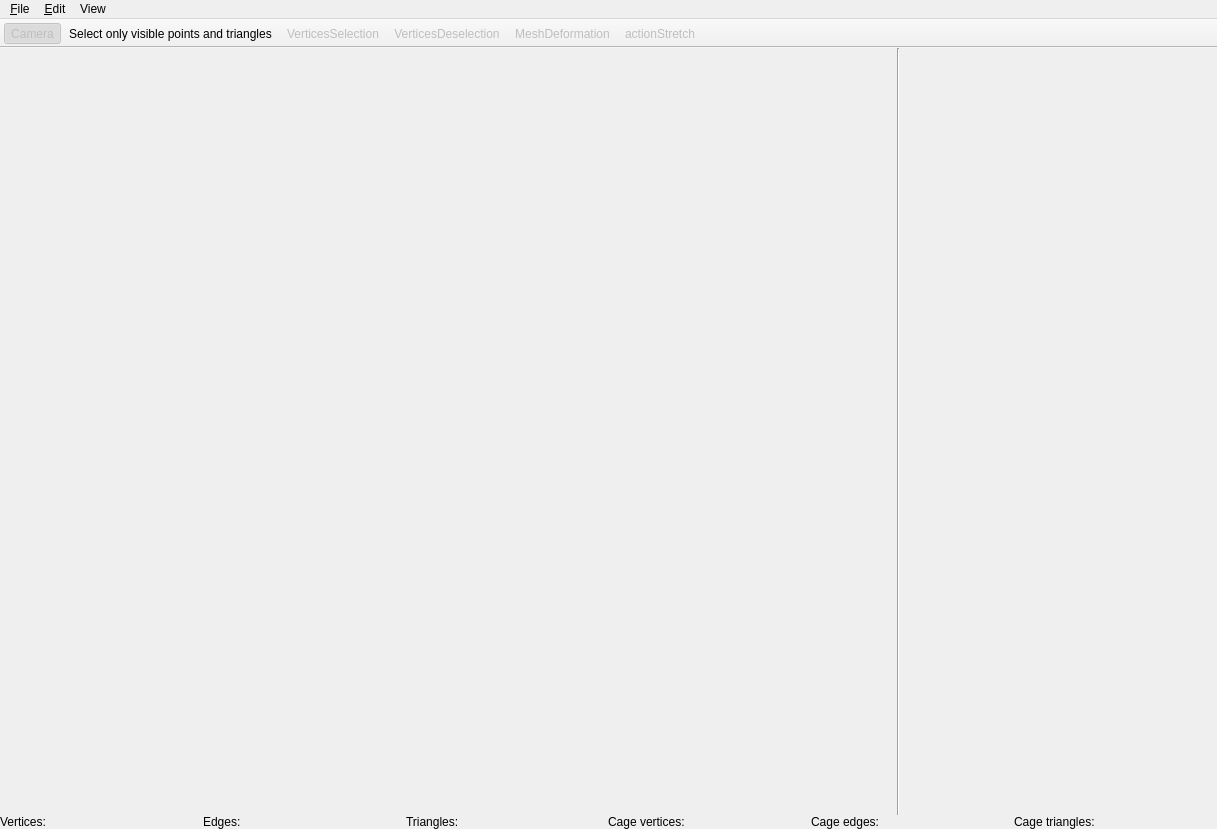
<?xml version="1.0" encoding="UTF-8"?>
<ui version="4.0">
 <class>MainWindow</class>
 <widget class="QMainWindow" name="MainWindow">
  <property name="enabled">
   <bool>true</bool>
  </property>
  <property name="geometry">
   <rect>
    <x>0</x>
    <y>0</y>
    <width>1217</width>
    <height>829</height>
   </rect>
  </property>
  <property name="minimumSize">
   <size>
    <width>1217</width>
    <height>829</height>
   </size>
  </property>
  <property name="windowTitle">
   <string>MainWindow</string>
  </property>
  <widget class="QWidget" name="centralWidget">
   <property name="sizePolicy">
    <sizepolicy hsizetype="Preferred" vsizetype="Preferred">
     <horstretch>0</horstretch>
     <verstretch>0</verstretch>
    </sizepolicy>
   </property>
   <layout class="QVBoxLayout" name="verticalLayout_2">
    <property name="spacing">
     <number>0</number>
    </property>
    <property name="leftMargin">
     <number>0</number>
    </property>
    <property name="topMargin">
     <number>0</number>
    </property>
    <property name="rightMargin">
     <number>0</number>
    </property>
    <property name="bottomMargin">
     <number>0</number>
    </property>
    <item>
     <layout class="QVBoxLayout" name="verticalLayout">
      <property name="spacing">
       <number>0</number>
      </property>
      <property name="sizeConstraint">
       <enum>QLayout::SetNoConstraint</enum>
      </property>
      <item>
       <layout class="QHBoxLayout" name="horizontalLayout">
        <property name="spacing">
         <number>0</number>
        </property>
        <property name="sizeConstraint">
         <enum>QLayout::SetNoConstraint</enum>
        </property>
        <item>
         <widget class="QVTKWidget" name="qvtkWidget" native="true">
          <property name="sizePolicy">
           <sizepolicy hsizetype="Expanding" vsizetype="Expanding">
            <horstretch>0</horstretch>
            <verstretch>0</verstretch>
           </sizepolicy>
          </property>
          <property name="minimumSize">
           <size>
            <width>860</width>
            <height>720</height>
           </size>
          </property>
          <property name="baseSize">
           <size>
            <width>0</width>
            <height>720</height>
           </size>
          </property>
         </widget>
        </item>
        <item>
         <widget class="Line" name="line">
          <property name="orientation">
           <enum>Qt::Vertical</enum>
          </property>
         </widget>
        </item>
        <item>
         <layout class="QVBoxLayout" name="verticalLayout_3" stretch="0">
          <property name="spacing">
           <number>0</number>
          </property>
          <item>
           <widget class="QWidget" name="genericPalette" native="true">
            <property name="enabled">
             <bool>true</bool>
            </property>
            <property name="sizePolicy">
             <sizepolicy hsizetype="Fixed" vsizetype="Expanding">
              <horstretch>0</horstretch>
              <verstretch>1</verstretch>
             </sizepolicy>
            </property>
            <property name="minimumSize">
             <size>
              <width>317</width>
              <height>720</height>
             </size>
            </property>
            <property name="maximumSize">
             <size>
              <width>300</width>
              <height>16777215</height>
             </size>
            </property>
           </widget>
          </item>
         </layout>
        </item>
       </layout>
      </item>
      <item>
       <layout class="QHBoxLayout" name="horizontalLayout_3">
        <property name="spacing">
         <number>0</number>
        </property>
        <property name="sizeConstraint">
         <enum>QLayout::SetNoConstraint</enum>
        </property>
        <item>
         <widget class="QLabel" name="verticesLabel">
          <property name="sizePolicy">
           <sizepolicy hsizetype="Preferred" vsizetype="Preferred">
            <horstretch>0</horstretch>
            <verstretch>0</verstretch>
           </sizepolicy>
          </property>
          <property name="maximumSize">
           <size>
            <width>16777215</width>
            <height>20</height>
           </size>
          </property>
          <property name="baseSize">
           <size>
            <width>0</width>
            <height>20</height>
           </size>
          </property>
          <property name="text">
           <string>Vertices:</string>
          </property>
         </widget>
        </item>
        <item>
         <widget class="QLabel" name="edgesLabel">
          <property name="sizePolicy">
           <sizepolicy hsizetype="Preferred" vsizetype="Preferred">
            <horstretch>0</horstretch>
            <verstretch>0</verstretch>
           </sizepolicy>
          </property>
          <property name="maximumSize">
           <size>
            <width>16777215</width>
            <height>20</height>
           </size>
          </property>
          <property name="baseSize">
           <size>
            <width>0</width>
            <height>20</height>
           </size>
          </property>
          <property name="text">
           <string>Edges:</string>
          </property>
         </widget>
        </item>
        <item>
         <widget class="QLabel" name="trianglesLabel">
          <property name="sizePolicy">
           <sizepolicy hsizetype="Preferred" vsizetype="Preferred">
            <horstretch>0</horstretch>
            <verstretch>0</verstretch>
           </sizepolicy>
          </property>
          <property name="maximumSize">
           <size>
            <width>16777215</width>
            <height>20</height>
           </size>
          </property>
          <property name="baseSize">
           <size>
            <width>0</width>
            <height>20</height>
           </size>
          </property>
          <property name="text">
           <string>Triangles:</string>
          </property>
         </widget>
        </item>
        <item>
         <widget class="QLabel" name="cageVerticesLabel">
          <property name="sizePolicy">
           <sizepolicy hsizetype="Preferred" vsizetype="Preferred">
            <horstretch>0</horstretch>
            <verstretch>0</verstretch>
           </sizepolicy>
          </property>
          <property name="maximumSize">
           <size>
            <width>16777215</width>
            <height>20</height>
           </size>
          </property>
          <property name="baseSize">
           <size>
            <width>0</width>
            <height>20</height>
           </size>
          </property>
          <property name="text">
           <string>Cage vertices:</string>
          </property>
         </widget>
        </item>
        <item>
         <widget class="QLabel" name="cageEdgesLabel">
          <property name="sizePolicy">
           <sizepolicy hsizetype="Preferred" vsizetype="Preferred">
            <horstretch>0</horstretch>
            <verstretch>0</verstretch>
           </sizepolicy>
          </property>
          <property name="maximumSize">
           <size>
            <width>16777215</width>
            <height>20</height>
           </size>
          </property>
          <property name="baseSize">
           <size>
            <width>0</width>
            <height>20</height>
           </size>
          </property>
          <property name="text">
           <string>Cage edges:</string>
          </property>
         </widget>
        </item>
        <item>
         <widget class="QLabel" name="cageTrianglesLabel">
          <property name="sizePolicy">
           <sizepolicy hsizetype="Preferred" vsizetype="Preferred">
            <horstretch>0</horstretch>
            <verstretch>0</verstretch>
           </sizepolicy>
          </property>
          <property name="maximumSize">
           <size>
            <width>16777215</width>
            <height>20</height>
           </size>
          </property>
          <property name="baseSize">
           <size>
            <width>0</width>
            <height>20</height>
           </size>
          </property>
          <property name="text">
           <string>Cage triangles:</string>
          </property>
         </widget>
        </item>
       </layout>
      </item>
     </layout>
    </item>
   </layout>
  </widget>
  <widget class="QToolBar" name="mainToolBar">
   <property name="enabled">
    <bool>true</bool>
   </property>
   <property name="movable">
    <bool>false</bool>
   </property>
   <property name="iconSize">
    <size>
     <width>30</width>
     <height>30</height>
    </size>
   </property>
   <property name="floatable">
    <bool>false</bool>
   </property>
   <attribute name="toolBarArea">
    <enum>TopToolBarArea</enum>
   </attribute>
   <attribute name="toolBarBreak">
    <bool>false</bool>
   </attribute>
   <addaction name="actionCamera"/>
   <addaction name="actionVisible"/>
   <addaction name="actionVerticesSelection"/>
   <addaction name="actionVerticesDeselection"/>
   <addaction name="actionMeshDeformation"/>
   <addaction name="actionStretch"/>
  </widget>
  <widget class="QMenuBar" name="menuBar">
   <property name="geometry">
    <rect>
     <x>0</x>
     <y>0</y>
     <width>1217</width>
     <height>22</height>
    </rect>
   </property>
   <widget class="QMenu" name="menuFile">
    <property name="title">
     <string>&amp;File</string>
    </property>
    <widget class="QMenu" name="menuOpen">
     <property name="title">
      <string>Open</string>
     </property>
     <property name="icon">
      <iconset resource="../Icons/icons.qrc">
       <normaloff>:/Icons/open.png</normaloff>:/Icons/open.png</iconset>
     </property>
     <addaction name="actionOpenMesh"/>
     <addaction name="actionOpenCage"/>
     <addaction name="actionOpenBC"/>
     <addaction name="actionOpenConstraints"/>
     <addaction name="actionOpenFragment"/>
    </widget>
    <widget class="QMenu" name="menuSave">
     <property name="title">
      <string>Save</string>
     </property>
     <property name="icon">
      <iconset resource="../Icons/icons.qrc">
       <normaloff>:/Icons/filesave.png</normaloff>:/Icons/filesave.png</iconset>
     </property>
     <addaction name="actionSaveMesh"/>
     <addaction name="actionSaveCage"/>
     <addaction name="actionSaveBC"/>
     <addaction name="actionSaveConstraints"/>
    </widget>
    <widget class="QMenu" name="menuClear">
     <property name="title">
      <string>Clear</string>
     </property>
     <property name="icon">
      <iconset resource="../Icons/icons.qrc">
       <normaloff>:/Icons/clear.png</normaloff>:/Icons/clear.png</iconset>
     </property>
     <addaction name="actionClearAll"/>
     <addaction name="actionClearMesh"/>
     <addaction name="actionClearCage"/>
     <addaction name="actionConstraints"/>
     <addaction name="actionClearCamera"/>
    </widget>
    <addaction name="separator"/>
    <addaction name="separator"/>
    <addaction name="menuOpen"/>
    <addaction name="menuSave"/>
    <addaction name="separator"/>
    <addaction name="menuClear"/>
    <addaction name="separator"/>
    <addaction name="actionClose"/>
   </widget>
   <widget class="QMenu" name="menuEdit">
    <property name="title">
     <string>&amp;Edit</string>
    </property>
    <widget class="QMenu" name="menuChoose_BC">
     <property name="title">
      <string>Choose BC</string>
     </property>
     <addaction name="actionMean"/>
     <addaction name="actionGreen"/>
    </widget>
    <addaction name="actionUndo"/>
    <addaction name="actionRedo"/>
    <addaction name="separator"/>
    <addaction name="actionComputeCoords"/>
    <addaction name="actionGenerate"/>
    <addaction name="actionCheckConstraints"/>
    <addaction name="menuChoose_BC"/>
   </widget>
   <widget class="QMenu" name="menuView">
    <property name="title">
     <string>View</string>
    </property>
    <widget class="QMenu" name="menuMesh">
     <property name="title">
      <string>Mesh</string>
     </property>
     <addaction name="actionShowMesh"/>
     <addaction name="actionShowMeshSurface"/>
     <addaction name="actionShowMeshWireframe"/>
     <addaction name="actionShowMeshPoints"/>
     <addaction name="actionShowMeshAnnotations"/>
     <addaction name="actionMeshColor"/>
    </widget>
    <widget class="QMenu" name="menuCage">
     <property name="title">
      <string>Cage</string>
     </property>
     <addaction name="actionShowCage"/>
     <addaction name="actionShowCageSurface"/>
     <addaction name="actionCageColor"/>
     <addaction name="actionShowCageWireframe"/>
     <addaction name="actionShowCagePoints"/>
    </widget>
    <addaction name="separator"/>
    <addaction name="menuMesh"/>
    <addaction name="menuCage"/>
    <addaction name="separator"/>
    <addaction name="separator"/>
    <addaction name="separator"/>
    <addaction name="actionLayerDialog"/>
   </widget>
   <addaction name="menuFile"/>
   <addaction name="menuEdit"/>
   <addaction name="menuView"/>
  </widget>
  <action name="actionVerticesSelection">
   <property name="checkable">
    <bool>true</bool>
   </property>
   <property name="enabled">
    <bool>false</bool>
   </property>
   <property name="icon">
    <iconset resource="../Icons/icons.qrc">
     <normaloff>:/Icons/verticesSelection.png</normaloff>:/Icons/verticesSelection.png</iconset>
   </property>
   <property name="text">
    <string>VerticesSelection</string>
   </property>
   <property name="toolTip">
    <string>Vertices selection</string>
   </property>
   <property name="shortcut">
    <string>Shift+S</string>
   </property>
  </action>
  <action name="actionVerticesDeselection">
   <property name="checkable">
    <bool>true</bool>
   </property>
   <property name="enabled">
    <bool>false</bool>
   </property>
   <property name="icon">
    <iconset resource="../Icons/icons.qrc">
     <normaloff>:/Icons/verticesDeselection.png</normaloff>:/Icons/verticesDeselection.png</iconset>
   </property>
   <property name="text">
    <string>VerticesDeselection</string>
   </property>
   <property name="toolTip">
    <string>Vertices deselection</string>
   </property>
   <property name="shortcut">
    <string>Shift+E</string>
   </property>
  </action>
  <action name="actionMeshDeformation">
   <property name="checkable">
    <bool>true</bool>
   </property>
   <property name="enabled">
    <bool>false</bool>
   </property>
   <property name="icon">
    <iconset resource="../Icons/icons.qrc">
     <normaloff>:/Icons/verticesDeformation.png</normaloff>:/Icons/verticesDeformation.png</iconset>
   </property>
   <property name="text">
    <string>MeshDeformation</string>
   </property>
   <property name="toolTip">
    <string>Mesh deformation</string>
   </property>
   <property name="shortcut">
    <string>Shift+D</string>
   </property>
  </action>
  <action name="actionCamera">
   <property name="checkable">
    <bool>true</bool>
   </property>
   <property name="checked">
    <bool>true</bool>
   </property>
   <property name="enabled">
    <bool>false</bool>
   </property>
   <property name="icon">
    <iconset resource="../Icons/icons.qrc">
     <normaloff>:/Icons/camera.png</normaloff>:/Icons/camera.png</iconset>
   </property>
   <property name="text">
    <string>Camera</string>
   </property>
   <property name="toolTip">
    <string>Change the visualization to the only camera (no selection nor deformations)</string>
   </property>
   <property name="shortcut">
    <string>Shift+C</string>
   </property>
  </action>
  <action name="actionVisible">
   <property name="checkable">
    <bool>true</bool>
   </property>
   <property name="icon">
    <iconset resource="../Icons/icons.qrc">
     <normaloff>:/Icons/visible_icon.png</normaloff>:/Icons/visible_icon.png</iconset>
   </property>
   <property name="text">
    <string>Select only visible points and triangles</string>
   </property>
   <property name="toolTip">
    <string>Select only visible points and triangles</string>
   </property>
   <property name="shortcut">
    <string>Shift+V</string>
   </property>
  </action>
  <action name="actionDelete">
   <property name="checkable">
    <bool>true</bool>
   </property>
   <property name="enabled">
    <bool>false</bool>
   </property>
   <property name="icon">
    <iconset resource="../Icons/icons.qrc">
     <normaloff>:/Icons/Eraser-icon.png</normaloff>:/Icons/Eraser-icon.png</iconset>
   </property>
   <property name="text">
    <string>Unselect previous selected triangles</string>
   </property>
   <property name="toolTip">
    <string>Unselect previous selected triangles</string>
   </property>
  </action>
  <action name="actionRectSelection">
   <property name="checkable">
    <bool>true</bool>
   </property>
   <property name="checked">
    <bool>true</bool>
   </property>
   <property name="enabled">
    <bool>false</bool>
   </property>
   <property name="icon">
    <iconset resource="../Icons/icons.qrc">
     <normaloff>:/Icons/triangle_rect.png</normaloff>:/Icons/triangle_rect.png</iconset>
   </property>
   <property name="text">
    <string>Select triangles on a rectangle area</string>
   </property>
   <property name="toolTip">
    <string>Select triangles on a rectangle area</string>
   </property>
  </action>
  <action name="actionLassoSelection">
   <property name="checkable">
    <bool>true</bool>
   </property>
   <property name="enabled">
    <bool>false</bool>
   </property>
   <property name="icon">
    <iconset resource="../Icons/icons.qrc">
     <normaloff>:/Icons/select_lasso.png</normaloff>:/Icons/select_lasso.png</iconset>
   </property>
   <property name="text">
    <string>Select triangles on a lasso-selected area</string>
   </property>
   <property name="toolTip">
    <string>Select triangles on a lasso-selected area</string>
   </property>
  </action>
  <action name="actionBrushSelection">
   <property name="checkable">
    <bool>true</bool>
   </property>
   <property name="enabled">
    <bool>false</bool>
   </property>
   <property name="icon">
    <iconset resource="../Icons/icons.qrc">
     <normaloff>:/Icons/lineSelector.png</normaloff>:/Icons/lineSelector.png</iconset>
   </property>
   <property name="text">
    <string>Select triangles usin a brush stroke</string>
   </property>
   <property name="toolTip">
    <string>Select triangles usin a brush stroke</string>
   </property>
  </action>
  <action name="actionColor">
   <property name="icon">
    <iconset resource="../Icons/icons.qrc">
     <normaloff>:/Icons/color.png</normaloff>:/Icons/color.png</iconset>
   </property>
   <property name="text">
    <string>Select model and cage color</string>
   </property>
   <property name="toolTip">
    <string>Select model and cage color</string>
   </property>
  </action>
  <action name="actionAnnotation">
   <property name="enabled">
    <bool>false</bool>
   </property>
   <property name="icon">
    <iconset resource="../Icons/icons.qrc">
     <normaloff>:/Icons/tag-icon.png</normaloff>:/Icons/tag-icon.png</iconset>
   </property>
   <property name="text">
    <string>Annotate a set of selected triangles</string>
   </property>
   <property name="toolTip">
    <string>Annotate a set of selected triangles</string>
   </property>
  </action>
  <action name="actionSaveAnnotations">
   <property name="text">
    <string>Annotations</string>
   </property>
  </action>
  <action name="actionSaveBC">
   <property name="text">
    <string>BC</string>
   </property>
  </action>
  <action name="actionSaveCage">
   <property name="text">
    <string>Cage</string>
   </property>
  </action>
  <action name="actionSaveMesh">
   <property name="text">
    <string>Mesh</string>
   </property>
  </action>
  <action name="actionOpenAnnotations">
   <property name="text">
    <string>Annotations</string>
   </property>
  </action>
  <action name="actionOpenCage">
   <property name="text">
    <string>Cage</string>
   </property>
  </action>
  <action name="actionOpenMesh">
   <property name="text">
    <string>Template</string>
   </property>
  </action>
  <action name="actionAnnotate">
   <property name="icon">
    <iconset resource="../Icons/icons.qrc">
     <normaloff>:/Icons/tag-icon.png</normaloff>:/Icons/tag-icon.png</iconset>
   </property>
   <property name="text">
    <string>Annotate</string>
   </property>
  </action>
  <action name="actionRedo">
   <property name="icon">
    <iconset resource="../Icons/icons.qrc">
     <normaloff>:/redo.png</normaloff>:/redo.png</iconset>
   </property>
   <property name="text">
    <string>Redo</string>
   </property>
  </action>
  <action name="actionUndo">
   <property name="icon">
    <iconset resource="../Icons/icons.qrc">
     <normaloff>:/undo.ico</normaloff>:/undo.ico</iconset>
   </property>
   <property name="text">
    <string>Undo</string>
   </property>
  </action>
  <action name="actionSlicer">
   <property name="text">
    <string>Slicer view</string>
   </property>
  </action>
  <action name="actionAnnotator">
   <property name="text">
    <string>Annotator view</string>
   </property>
  </action>
  <action name="actionDeformator">
   <property name="text">
    <string>Deformer view</string>
   </property>
  </action>
  <action name="actionClose">
   <property name="text">
    <string>Close</string>
   </property>
  </action>
  <action name="actionClearMesh">
   <property name="text">
    <string>Mesh</string>
   </property>
  </action>
  <action name="actionClearCage">
   <property name="text">
    <string>Cage</string>
   </property>
  </action>
  <action name="actionClearSelections">
   <property name="text">
    <string>Selections</string>
   </property>
  </action>
  <action name="actionOpenBC">
   <property name="text">
    <string>BC</string>
   </property>
  </action>
  <action name="actionClearAnnotations">
   <property name="text">
    <string>Annotations</string>
   </property>
  </action>
  <action name="actionClearAll">
   <property name="text">
    <string>All</string>
   </property>
  </action>
  <action name="actionComputeCoords">
   <property name="text">
    <string>Link cage and template</string>
   </property>
  </action>
  <action name="actionShowMeshWireframe">
   <property name="checkable">
    <bool>true</bool>
   </property>
   <property name="text">
    <string>Wireframe</string>
   </property>
  </action>
  <action name="actionShowCageSurface">
   <property name="checkable">
    <bool>true</bool>
   </property>
   <property name="text">
    <string>Surface</string>
   </property>
  </action>
  <action name="actionShowMesh">
   <property name="checkable">
    <bool>true</bool>
   </property>
   <property name="checked">
    <bool>true</bool>
   </property>
   <property name="text">
    <string>Show</string>
   </property>
  </action>
  <action name="actionShowCage">
   <property name="checkable">
    <bool>true</bool>
   </property>
   <property name="checked">
    <bool>true</bool>
   </property>
   <property name="text">
    <string>Show</string>
   </property>
  </action>
  <action name="actionMeshColor">
   <property name="text">
    <string>Change color</string>
   </property>
  </action>
  <action name="actionCageColor">
   <property name="text">
    <string>Change color</string>
   </property>
  </action>
  <action name="actionSlicerPalette">
   <property name="checkable">
    <bool>true</bool>
   </property>
   <property name="enabled">
    <bool>false</bool>
   </property>
   <property name="text">
    <string>Slicer palette</string>
   </property>
  </action>
  <action name="actionOpenOntology">
   <property name="text">
    <string>Ontology</string>
   </property>
  </action>
  <action name="actionGenerate">
   <property name="text">
    <string>Generate cage</string>
   </property>
  </action>
  <action name="actionClearCamera">
   <property name="text">
    <string>Camera</string>
   </property>
  </action>
  <action name="actionCheckConstraints">
   <property name="text">
    <string>Check constraint</string>
   </property>
  </action>
  <action name="actionAddVerticesRectangle">
   <property name="checkable">
    <bool>true</bool>
   </property>
   <property name="enabled">
    <bool>false</bool>
   </property>
   <property name="icon">
    <iconset resource="../Icons/icons.qrc">
     <normaloff>:/Icons/point_rect.png</normaloff>:/Icons/point_rect.png</iconset>
   </property>
   <property name="text">
    <string>Add Vertices In Rectangle</string>
   </property>
  </action>
  <action name="actionConstraints">
   <property name="text">
    <string>Constraints</string>
   </property>
  </action>
  <action name="actionShowMeshPoints">
   <property name="checkable">
    <bool>true</bool>
   </property>
   <property name="text">
    <string>Points</string>
   </property>
   <property name="toolTip">
    <string>Show points</string>
   </property>
  </action>
  <action name="actionShowMeshSurface">
   <property name="checkable">
    <bool>true</bool>
   </property>
   <property name="checked">
    <bool>true</bool>
   </property>
   <property name="text">
    <string>Surface</string>
   </property>
   <property name="toolTip">
    <string>Show surface</string>
   </property>
  </action>
  <action name="actionShowCageWireframe">
   <property name="checkable">
    <bool>true</bool>
   </property>
   <property name="checked">
    <bool>true</bool>
   </property>
   <property name="text">
    <string>Wireframe</string>
   </property>
  </action>
  <action name="actionShowCagePoints">
   <property name="checkable">
    <bool>true</bool>
   </property>
   <property name="checked">
    <bool>true</bool>
   </property>
   <property name="text">
    <string>Points</string>
   </property>
  </action>
  <action name="actionLineSelection">
   <property name="checkable">
    <bool>true</bool>
   </property>
   <property name="enabled">
    <bool>false</bool>
   </property>
   <property name="icon">
    <iconset resource="../Icons/icons.qrc">
     <normaloff>:/Icons/polyline.png</normaloff>:/Icons/polyline.png</iconset>
   </property>
   <property name="text">
    <string>Select Line</string>
   </property>
   <property name="toolTip">
    <string>Select Line</string>
   </property>
  </action>
  <action name="actionStretch">
   <property name="checkable">
    <bool>true</bool>
   </property>
   <property name="enabled">
    <bool>false</bool>
   </property>
   <property name="icon">
    <iconset resource="../Icons/icons.qrc">
     <normaloff>:/Icons/stretch.png</normaloff>:/Icons/stretch.png</iconset>
   </property>
   <property name="text">
    <string>actionStretch</string>
   </property>
  </action>
  <action name="actionMean">
   <property name="text">
    <string>Mean Value</string>
   </property>
  </action>
  <action name="actionGreen">
   <property name="enabled">
    <bool>false</bool>
   </property>
   <property name="text">
    <string>Green</string>
   </property>
  </action>
  <action name="actionShowMeshAnnotations">
   <property name="checkable">
    <bool>true</bool>
   </property>
   <property name="checked">
    <bool>true</bool>
   </property>
   <property name="text">
    <string>Annotations</string>
   </property>
  </action>
  <action name="actionInfoPalette">
   <property name="checkable">
    <bool>true</bool>
   </property>
   <property name="enabled">
    <bool>false</bool>
   </property>
   <property name="text">
    <string>Info palette</string>
   </property>
  </action>
  <action name="actionOpenConstraints">
   <property name="text">
    <string>Constraints</string>
   </property>
  </action>
  <action name="actionSaveConstraints">
   <property name="text">
    <string>Constraints</string>
   </property>
  </action>
  <action name="actionOpenFragment">
   <property name="text">
    <string>Mesh</string>
   </property>
  </action>
  <action name="actionLayerDialog">
   <property name="checkable">
    <bool>true</bool>
   </property>
   <property name="text">
    <string>Layer dialog</string>
   </property>
  </action>
  <action name="actionChange_annotation_transparendcy">
   <property name="text">
    <string>Change annotation transparency</string>
   </property>
  </action>
 </widget>
 <layoutdefault spacing="6" margin="11"/>
 <customwidgets>
  <customwidget>
   <class>QVTKWidget</class>
   <extends>QWidget</extends>
   <header>QVTKWidget.h</header>
   <container>1</container>
  </customwidget>
 </customwidgets>
 <resources>
  <include location="../Icons/icons.qrc"/>
 </resources>
 <connections/>
</ui>
